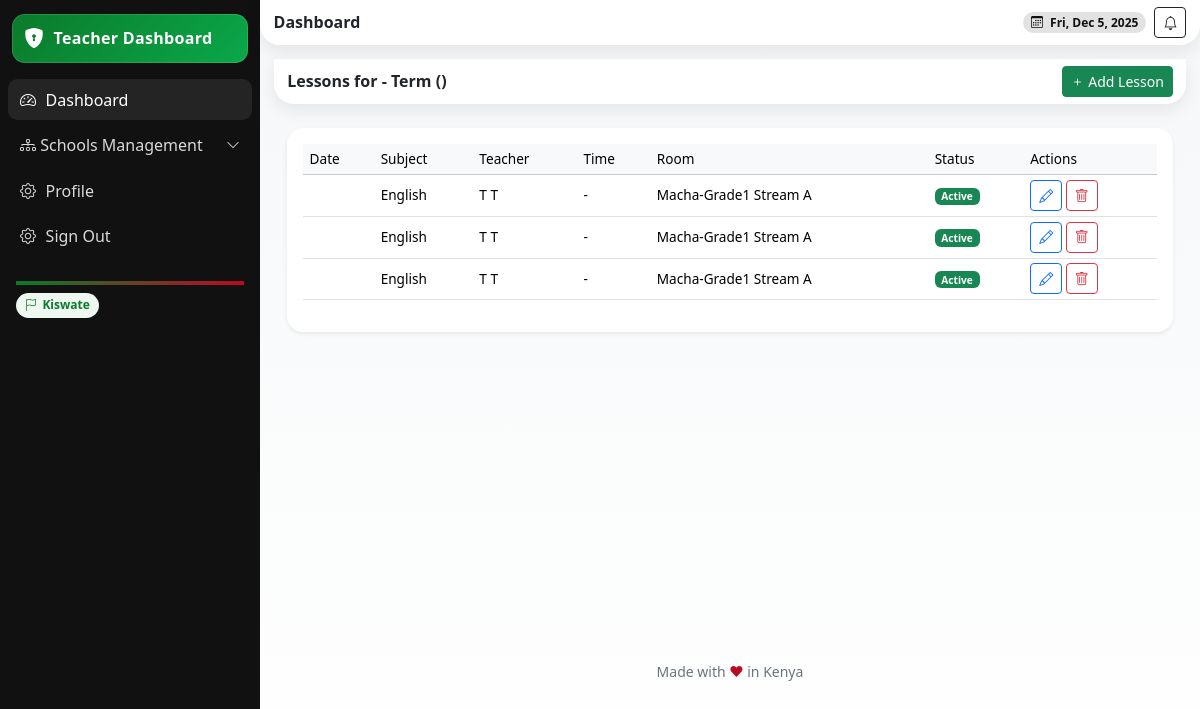
Before: /teacher/3/lessons/ (signed in) with the older database file.
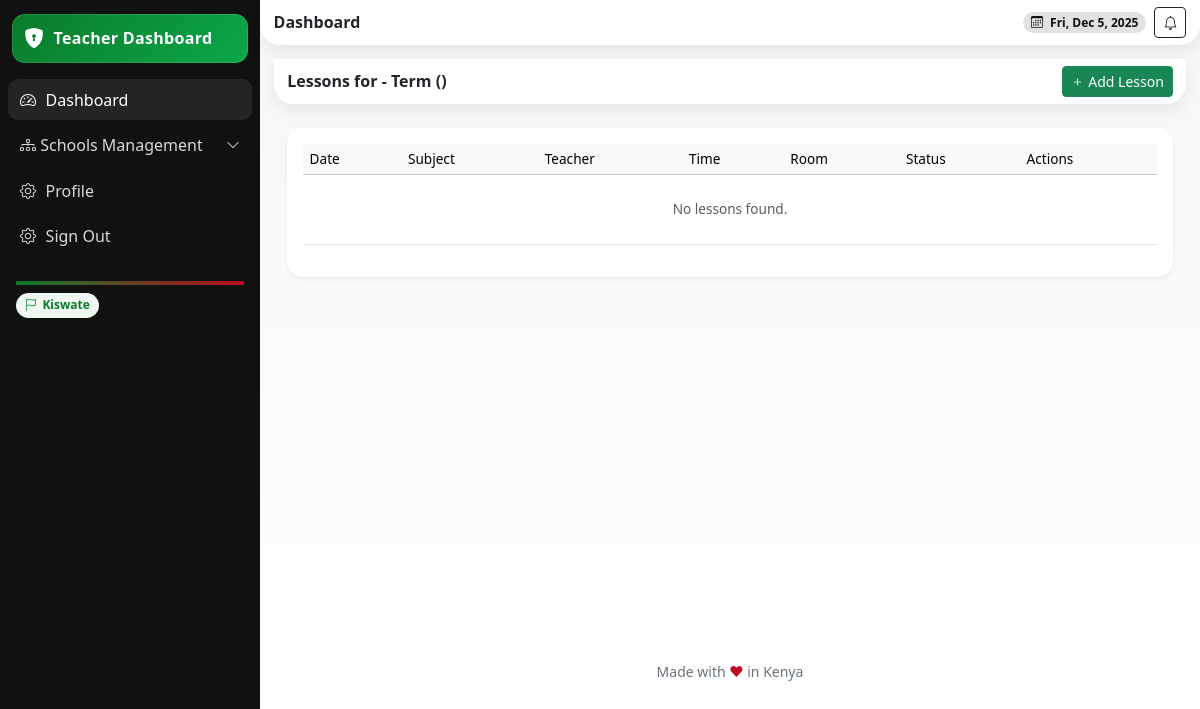
After: the same page with the newer database file.
### school/models.py (models this page shows, shortened)
class Lesson(models.Model):
    timetable = models.ForeignKey(Timetable, on_delete=models.CASCADE, related_name='lessons', blank=True, null=True)
    subject = models.ForeignKey(Subject, on_delete=models.CASCADE, related_name='lessons', blank=True, null=True)
    stream = models.ForeignKey('Streams', on_delete=models.CASCADE, related_name='lessons', blank=True, null=True)
    teacher = models.ForeignKey('StaffProfile', on_delete=models.CASCADE, related_name='lessons_taught')
    day_of_week = models.CharField(max_length=10, choices=WEEKDAY_CHOICES, blank=True, null=True)
    time_slot = models.ForeignKey(TimeSlot, on_delete=models.CASCADE, related_name='lessons', blank=True, null=True)
    room = models.CharField(max_length=50, blank=True)
    is_canceled = models.BooleanField(default=False)
    lesson_date = models.DateField(blank=True, null=True)  # For one-off changes
    notes = models.TextField(blank=True)
    class Meta:
        ordering = ['day_of_week','lesson_date', 'time_slot__start_time']
        unique_together = ['timetable', 'subject', 'day_of_week', 'time_slot', 'stream']

class Subject(models.Model):
    name = models.CharField(max_length=255)
    description = models.TextField(blank=True)
    code = models.CharField(max_length=100, blank=True)
    school = models.ForeignKey(School, on_delete=models.CASCADE)
    grade = models.ForeignKey(Grade, on_delete=models.CASCADE, related_name='subjects')
    start_date = models.DateField()
    end_date = models.DateField(blank=True, null=True)
    sessions_per_week = models.PositiveIntegerField(default=2)
    is_active = models.BooleanField(default=True)
    def __str__(self):
        return f"{self.name} - {self.grade.name}"

class StaffProfile(models.Model):
    user = models.OneToOneField(User, on_delete=models.CASCADE)
    staff_id = models.CharField(max_length=50, unique=True, db_index=True)
    date_of_birth = models.DateField(blank=True, null=True)
    gender = models.CharField(max_length=10, choices=GENDER_CHOICES, blank=True)
    employment_date = models.DateField(blank=True, null=True)
    position = models.CharField(max_length=100, choices=POSITION_CHOICES)
    tsc_number = models.CharField(max_length=50, unique=True, blank=True, null=True)
    qualification = models.TextField(blank=True, null=True)
    subjects = models.ManyToManyField(Subject, related_name='teachers_subjects')  # Changed(max_length=255, blank=True, null=True)
    bio = models.TextField(blank=True, null=True)
    profile_picture = models.ImageField(upload_to='teachers/', blank=True, null=True)
    school = models.ForeignKey(School, on_delete=models.CASCADE)
    department = models.CharField(max_length=50, blank=True)  # e.g., 'Dining Hall', 'School Gate'
    roles = models.ManyToManyField(Role, blank=True, related_name='staff_members')
    def __str__(self):
        return f"{self.user.get_full_name()} - {self.school.name}"

### userauths/models.py (models this page shows, shortened)
class User(AbstractUser):
    COUNTRY_CURRENCY_MAP = {
        'KENYA': 'KES',
        'UGANDA': 'UGX',
    }
    username = None  # Disable username field
    phone_number = models.CharField(max_length=15, unique=True)
    country = models.CharField(max_length=15,blank=True, null=True)
    email = models.EmailField(unique=True)
    first_name = models.CharField(max_length=50)
    last_name = models.CharField(max_length=50)
    is_staff = models.BooleanField(default=False)
    is_superuser = models.BooleanField(default=False)
    is_admin = models.BooleanField(default=False)
    school_staff = models.BooleanField(default=False)
    is_student = models.BooleanField(default=False)
    is_teacher = models.BooleanField(default=False)
    is_parent = models.BooleanField(default=False)
    is_active = models.BooleanField(default=True)
    is_verified = models.BooleanField(default=False)
    created_at = models.DateTimeField(auto_now_add=True)
    updated_at = models.DateTimeField(auto_now=True)
    objects = CustomUserManager()
    USERNAME_FIELD = 'email'  # Use email as the username field
    REQUIRED_FIELDS = ['first_name', 'last_name', 'phone_number']  # Required fields for createsuperuser
    class Meta:
        ordering = ['-created_at']

### school/views.py (the view)
# urls.py: path('teacher/<int:staff_id>/lessons/', views.teacher_lessons, name='teacher-lessons'),
@login_required
def teacher_lessons(request, staff_id):
    try:
        school = request.user.staffprofile.school
    except AttributeError:
        messages.error(request, "Access denied: Admin privileges required.")
        return redirect('userauths:teacher-dashboard')
    teacher = get_object_or_404(StaffProfile, pk=staff_id, school=school)
    lessons = Lesson.objects.filter(teacher=teacher).select_related('subject', 'timetable').order_by('lesson_date')
    query = request.GET.get('q', '')
    if query:
        lessons = lessons.filter(
            Q(subject__name__icontains=query) |
            Q(timetable__grade__name__icontains=query) |
            Q(stream=query)
        )
    paginator = Paginator(lessons, 10)
    page_number = request.GET.get('page')
    lessons_page = paginator.get_page(page_number)
    form = LessonForm(school=school)
    context = {
        'teacher': teacher,
        'lessons': lessons_page,
        'school': school,
         'form': form,
        'query': query,
    }
    return render(request, 'school/teacher/lessons.html', context)

### school/models.py (called while the page is built)
    def __str__(self):
        return f"{self.name} - {self.school.name}"

    def __str__(self):
        return f"{self.name} - {self.grade.name} - {self.school.name}"

    def __str__(self):
        return f"{self.name} - {self.school.name}"

    def __str__(self):
        return f"{self.start_time.strftime('%H:%M')} - {self.end_time.strftime('%H:%M')} ({self.description})"

    def __str__(self):
        return f"{self.grade} {self.stream} - {self.term} {self.year}"

### templates/school/teacher/lessons.html (shortened to what this page needs)
{% extends 'school/teacher/base.html' %}
{% block content %}
<header class="header d-flex align-items-center justify-content-between mb-3">
  <h6 class="m-0 fw-bold">Lessons for {{ timetable.grade.name }} - Term {{ timetable.term }} ({{ timetable.year }})</h6>
  <button class="btn btn-sm btn-success" data-bs-toggle="modal" data-bs-target="#lessonModal" data-mode="create">
    <i class="bi bi-plus"></i> Add Lesson
  </button>
</header>
<section class="content container-fluid py-2">
  <div class="card shadow-sm border-0 rounded-4">
    <div class="card-body table-responsive">
      <table class="table table-hover align-middle">
        <thead class="table-light">
          <tr>
            <th>Date</th>
            <th>Subject</th>
            <th>Teacher</th>
            <th>Time</th>
            <th>Room</th>
            <th>Status</th>
            <th>Actions</th>
          </tr>
        </thead>
        <tbody>
          {% for lesson in lessons %}
          <tr>
            <td>{{ lesson.date }}</td>
            <td>{{ lesson.subject.name }}</td>
            <td>{{ lesson.teacher.user.get_full_name }}</td>
            <td>{{ lesson.start_time }} - {{ lesson.end_time }}</td>
            <td>{{ lesson.room }}</td>
            <td>
              {% if lesson.is_canceled %}
                <span class="badge bg-danger">Canceled</span>
              {% else %}
                <span class="badge bg-success">Active</span>
              {% endif %}
            </td>
            <td>
              <button class="btn btn-sm btn-outline-primary" data-bs-toggle="modal" data-bs-target="#lessonModal"
                      data-mode="edit"
                      data-id="{{ lesson.id }}"
                      data-timetable="{{ lesson.timetable.id }}"
                      data-subject="{{ lesson.subject.id }}"
                      data-teacher="{{ lesson.teacher.id }}"
                      data-date="{{ lesson.date }}"
                      data-start_time="{{ lesson.start_time }}"
                      data-end_time="{{ lesson.end_time }}"
                      data-room="{{ lesson.room }}"
                      data-is_canceled="{{ lesson.is_canceled }}"
                      data-notes="{{ lesson.notes|escapejs }}">
                <i class="bi bi-pencil"></i>
              </button>
              <button class="btn btn-sm btn-outline-danger" data-bs-toggle="modal" data-bs-target="#deleteModal"
                      data-id="{{ lesson.id }}" data-name="{{ lesson.subject.name }} - {{ lesson.date }}">
                <i class="bi bi-trash"></i>
              </button>
            </td>
          </tr>
          {% empty %}
          <tr><td colspan="7" class="text-center text-muted py-4">No lessons found.</td></tr>
          {% endfor %}
        </tbody>
      </table>
    </div>
  </div>
</section>
{% endblock %}

Changed rows visible on the page:
removed Lesson: subject.name "English", teacher.user.get_full_name "T T", room "Macha-Grade1 Stream A", is_canceled "Active"
removed Lesson: subject.name "English", teacher.user.get_full_name "T T", room "Macha-Grade1 Stream A", is_canceled "Active"
removed Lesson: subject.name "English", teacher.user.get_full_name "T T", room "Macha-Grade1 Stream A", is_canceled "Active"
Other visible differences:
text now shown: "No lessons found."
